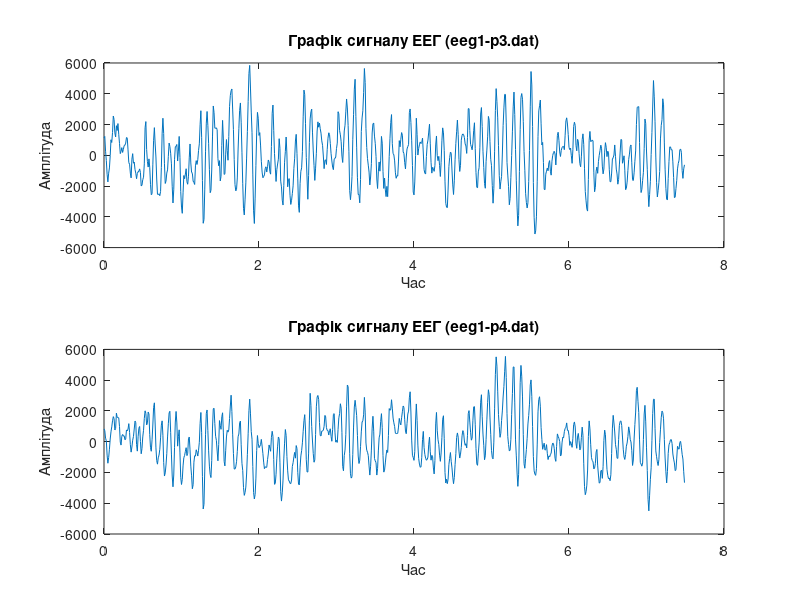
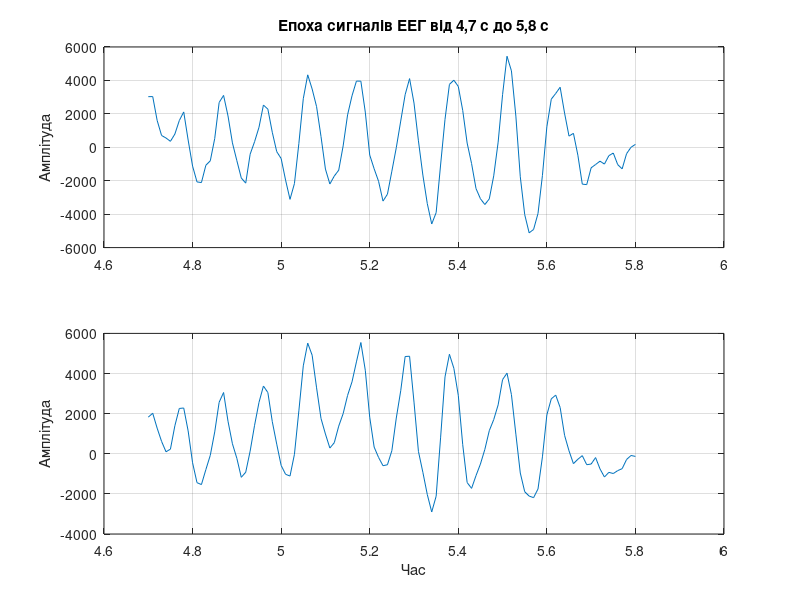

Write MATLAB code to recreate these figures, in order. (Note: this script raises an error after producing the figures.)
%=== Завдання #3.5 ===
% Завантаження сигналу ЕЕГ файл (eeg1-p3.dat)
fs = 100;
eeg_1 = load('eeg1-p3.dat');
eeg1 = detrend(eeg_1);
t_1 = (0:length(eeg1)-1)/fs;
figure(18)
subplot(2, 1, 1); plot(t_1, eeg1);
title('Графік сигналу ЕЕГ (eeg1-p3.dat)');
xlabel('Час'); ylabel('Амплітуда');

% Завантаження сигналу ЕЕГ файл (eeg1-p4.dat)
eeg_2 = load('eeg1-p4.dat');
eeg2 = detrend(eeg_2);
t_2 = (0:length(eeg2)-1)/fs;
subplot(2, 1, 2); plot(t_2, eeg2);
title('Графік сигналу ЕЕГ (eeg1-p4.dat)');
xlabel('Час'); ylabel('Амплітуда');

% Виділення епохи сигналів ЕЕГ від t1 = 4,7 с до t2 = 5,8 с
t1 = 4.7;
t2 = 5.8;
n1 = fix(t1*fs)+1;
n2 = fix(t2*fs)+1;
figure(19)
subplot(2,1,1); plot(t_1(n1:n2), eeg1(n1:n2)), grid on;
title('Епоха сигналів ЕЕГ від 4,7 с до 5,8 с'); ylabel('Амплітуда');
subplot(2,1,2); plot(t_2(n1:n2), eeg2(n1:n2)), grid on;
xlabel('Час'); ylabel('Амплітуда');

% Обчислення ВКФ сигналів ЕЕГ
vkf = xcorr(eeg1, eeg2, maxlag);
figure(20)
plot(vkf);
title('ВКФ сигналів ЕЕГ');
xlabel('Відліки'); ylabel('Амплітуда');

% Обчислення взаємної спектральної щільності сигналів ЕЕГ
Sx = abs(fft(vkf)/length(vkf));
Sy = Sx';
Syf = [Sy(1),2.*Sy(2:end-1),Sy(end)];
Syn = fftshift(Syf);
N = length(Sy);
t3 = (0:N-1)/N*fs;
figure(21)
plot(t3, Syn), grid on;
title('Взаємна спектральна щільність сигналів ЕЕГ');
xlabel('Час'); ylabel('Амплітуда');
